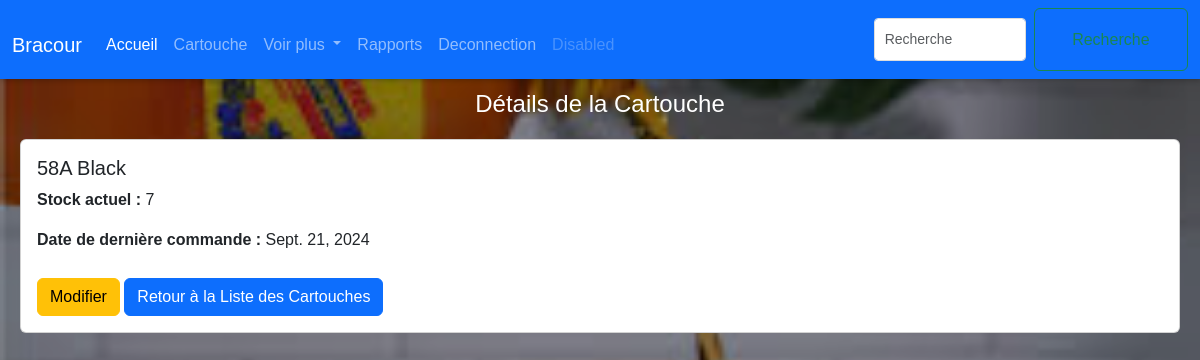
Page /cartouche/4/ (signed in) on the committed database.
### cartouches/models.py (models this page shows, shortened)
class CartoucheModel(models.Model):
    nom = models.CharField(max_length=100, unique=True)
    stock_actuel = models.PositiveIntegerField(default=0)
    date_derniere_commande = models.DateField(null=True, blank=True)

### cartouches/views.py (the view)
# urls.py: path('cartouche/<int:pk>/', detail_cartouche, name='detail_cartouche'),
@login_required(login_url='connect_name')
def detail_cartouche(request, pk):
    cartouche = get_object_or_404(CartoucheModel, pk=pk)
    return render(request, 'cartouches/detail_cartouche_test.html', {'cartouche': cartouche})

### cartouches/templates/cartouches/detail_cartouche_test.html
{% extends "cartouches/base2.html" %}
{% block liste%}
    <h1>Détails de la Cartouche</h1>
    <div class="card">
        <div class="card-body">
            <h5 class="card-title">{{ cartouche.nom }}</h5>
            <p class="card-text"><strong>Stock actuel :</strong> {{ cartouche.stock_actuel }}</p>
            <p class="card-text"><strong>Date de dernière commande :</strong> {{ cartouche.date_derniere_commande }}</p>
            <a href="{% url 'update_cartouche' cartouche.pk %}" class="btn btn-warning">Modifier</a>
            <a href="{% url 'list_cartouches' %}" class="btn btn-primary">Retour à la Liste des Cartouches</a>
        </div>
    </div>
{% endblock %}

### static/css/basestyle.css (style rules this page uses)
body { margin: 0; padding: 0; font-family: Arial, sans-serif; background: url('/static/images/images2.jpg') no-repeat center center fixed; background-size: cover; overflow-x: hidden; }
body::before { content: ''; position: fixed; top: 0; left: 0; width: 100%; height: 100%; background: rgba(0, 0, 0, 0.4); z-index: -1; }
h1 { font-size: 24px; margin: 20px 0; text-align: center; }
a { text-decoration: none; color: #007bff; display: block; text-align: center; margin-top: 10px; }

### rows in the picture
CartoucheModel: nom "58A Black", stock_actuel "7", date_derniere_commande "Sept. 21, 2024"
